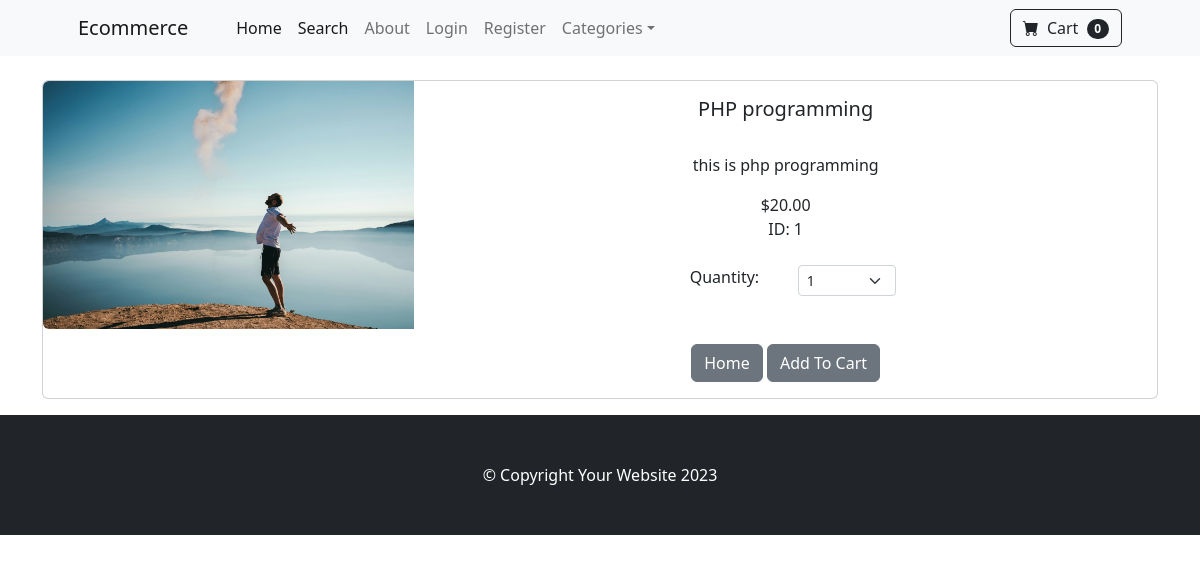
Page /product/1 on the committed database.
### store/models.py (models this page shows, shortened)
class Product(models.Model):
    name = models.CharField(max_length=100)
    price = models.DecimalField(default=0, decimal_places=2, max_digits=6)
    category = models.ForeignKey(Category ,on_delete=models.CASCADE, default=1)
    description = models.CharField(max_length=250, default='', blank=True, null=True)
    image = models.ImageField(upload_to='uploads/product/')
    is_sale = models.BooleanField(default=False)
    sale_price = models.DecimalField(default=0, decimal_places=2, max_digits=6)

### store/views.py (the view)
# urls.py: path('product/<int:pk>', views.product, name="product"),
def product(request, pk):
    product = Product.objects.get(id=pk)
    context = {
        'product':product,
    }
    return render(request, "product.html", context)

### cart/cart.py (called while the page is built)
    def __len__(self):
        return len(self.cart)

### cart/context_processors.py (called while the page is built)
def cart(request):
    return {'cart': Cart(request)}

### store/templates/product.html (shortened to what this page needs)
{% extends "base.html" %}
{% block content %}
    <div class="container">
        <br/>
        <div class="card mb-3">
            <div class="row g-0">
                <div class="col-md-4">
                    <img src="{{ product.image.url }}" class="img-fluid rounded-start" alt="...">
                </div>
                <div class="col-md-8">
                    <div class="card-body">
                        <center>
                            <h5 class="card-title">{{ product.name}}</h5>
                            <br/>
                            <p class="card-text justify">{{ product.description }}</p>
                            {% if product.is_sale %}
                                <div class="d-flex justify-content-center small text-warning mb-2">
                                    <div class="bi-star-fill"></div>
                                    &nbsp;&nbsp;Sale!&nbsp;&nbsp;
                                    <div class="bi-star-fill"></div>
                                </div>
                                <strike>${{ product.price }}</strike>
                                &nbsp; ${{ product.sale_price }}
                            {% else %}
                                ${{product.price}}
                                <br/>ID: {{ product.id }}
                            {% endif %}
                            <br/> <br/>
                            <div class="row justify-content-center">
                                <div class="col-md-2">Quantity:</div>
                                <div class="col-md-2">
                                    <select class="form-select form-select-sm" id="qty-cart">
                                        <option value="1">1</option>
                                    </select>
                                </div>
                            </div>
                            <br/> <br/>
                            <a href="{% url 'home' %}" class="btn btn-secondary">Home</a>
                            <button type="submit" class="btn btn-secondary" value="{{ product.id }}" id="add-cart">Add To Cart</button>
                    </center>
                    </div>
                </div>
            </div>
        </div>
    </div>
{% endblock %}

### rows in the picture
Product: image (picture), name "PHP programming", description "this is php programming", price "20.00", id "1"

### other values in the picture
{{ cart|length }} "0"
